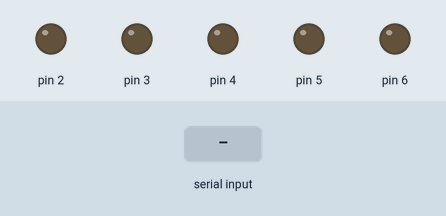
Bench run of a sketch on a simulated Arduino Uno, built with avr-gcc and run on an emulated ATmega328P. Parts: output pins drawn as LEDs (lit = HIGH). The test bench sets the inputs (shaded band).

Above: at 1.2 s.
1.3 s: "a\n" received over Serial
At 2.1 s:
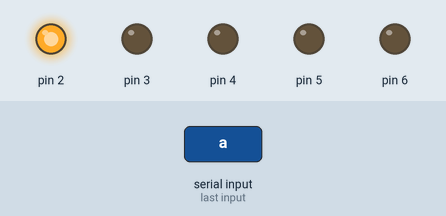
2.8 s: byte 98 ('b') received over Serial
At 3.3 s:
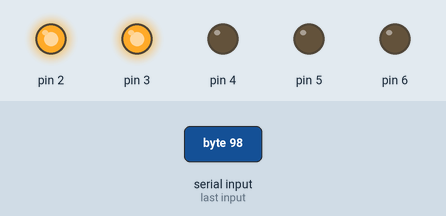
4.3 s: byte 99 ('c') received over Serial
At 5.5 s:
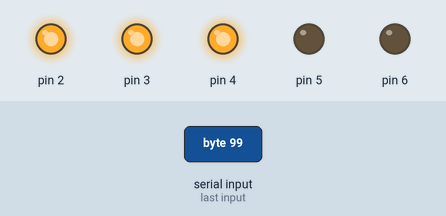
5.8 s: byte 100 ('d') received over Serial
At 6.7 s:
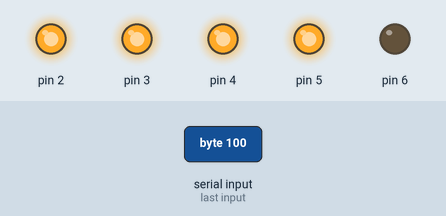
7.3 s: byte 101 ('e') received over Serial
At 7.9 s:
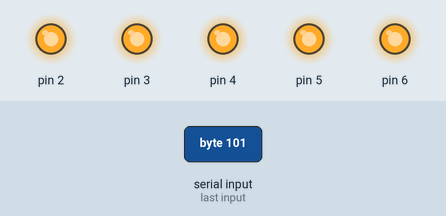
Timing chart, 0 to 9.8 s (numbered marks = the images above; inputs shaded):
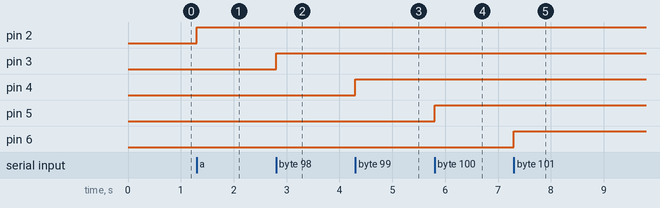

The sketch:

switchCase2.ino
```cpp
/*
  Switch statement with serial input
  (switch 문을 이용한 시리얼 입력 처리)

 switch 문의 사용 방법을 보여주는 예제입니다. switch 문은 변수가
 각기 다른 여러 개의 값을 가질 수 있는 경우, 각각의 값들에 따라
 다른 일을 처리할 수 있게 합니다. if 문을 여러개 연속하여 사용한
 것과 같습니다.

 이 스케치가 동작하는 것을 보기 위해서는, 시리얼 모니터 창을 열고
 영문 소문자 a, b, c, d, 그리고 e를 보내면, 이에 해당된 LED를 켜고
 만약 다른 글자들을 보내면 모든 LED들을 끄는 작업을 수행합니다.

 회로:
 * 5개의 LED들을 220Ω 저항을 통하여 디지털 2번 핀에서 6번 핀까지
   연결합니다

 2009년 07월 01에 Tom Igoe에 의하여 창작되었습니다

 이 예제 코드는 공유 저작물입니다.

 http://www.arduino.cc/en/Tutorial/SwitchCase2
 */

void setup() {
  // 시리얼 통신을 위하여 초기화합니다:
  Serial.begin(9600);
  // LED에 연결된 핀들을 출력 핀으로 설정합니다:
  for (int thisPin = 2; thisPin < 7; thisPin++) {
    pinMode(thisPin, OUTPUT);
  }
}

void loop() {
  // 시리얼 포트에 받을 데이터가 있는지 확인합니다:
  if (Serial.available() > 0) {
    int inByte = Serial.read();
    // 받은 문자에 따라 다른 작업을 실행합니다. switch 문에 사용된
    // case 문은 뒤에 사용된 숫자 값과 일치되어야 동작합니다:
    // 여기에서는 작은(홑) 따옴표가 사용되어 ASCII 문자(char)
    // 값이 사용됨을 알려 주고 있습니다. 예를 들면 'a'는 97, 'b'는
    // 98, 등등

    switch (inByte) {
      case 'a':
        digitalWrite(2, HIGH);
        break;
      case 'b':
        digitalWrite(3, HIGH);
        break;
      case 'c':
        digitalWrite(4, HIGH);
        break;
      case 'd':
        digitalWrite(5, HIGH);
        break;
      case 'e':
        digitalWrite(6, HIGH);
        break;
      case '\r':
      case '\n':
        break;

      default:
        // 모든 LED를 끕니다:
        for (int thisPin = 2; thisPin < 7; thisPin++) {
          digitalWrite(thisPin, LOW);
        }
    }
  }
}
```

Measured:
- after the input at 1.3 s, pin 2: LOW → HIGH at once
- after the input at 2.8 s, pin 3: LOW → HIGH at once
- after the input at 4.3 s, pin 4: LOW → HIGH at once
- after the input at 5.8 s, pin 5: LOW → HIGH at once
- after the input at 7.3 s, pin 6: LOW → HIGH at once
